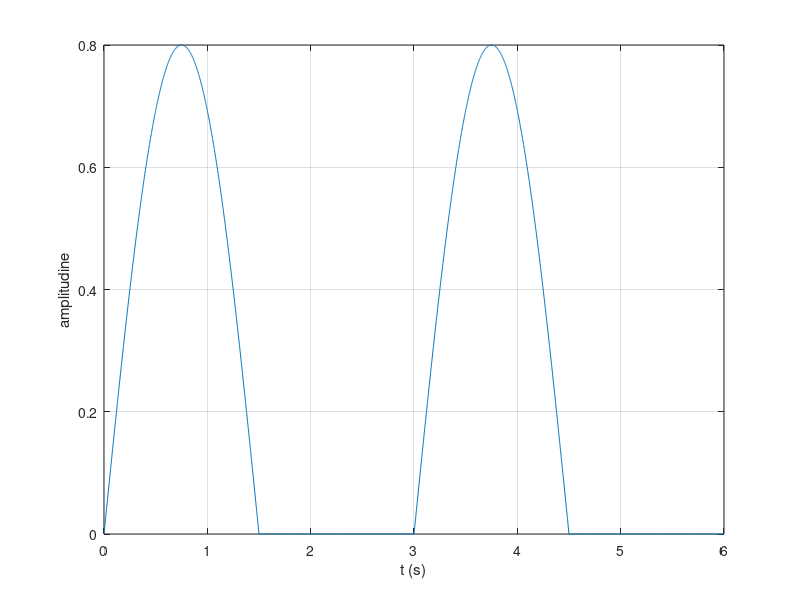
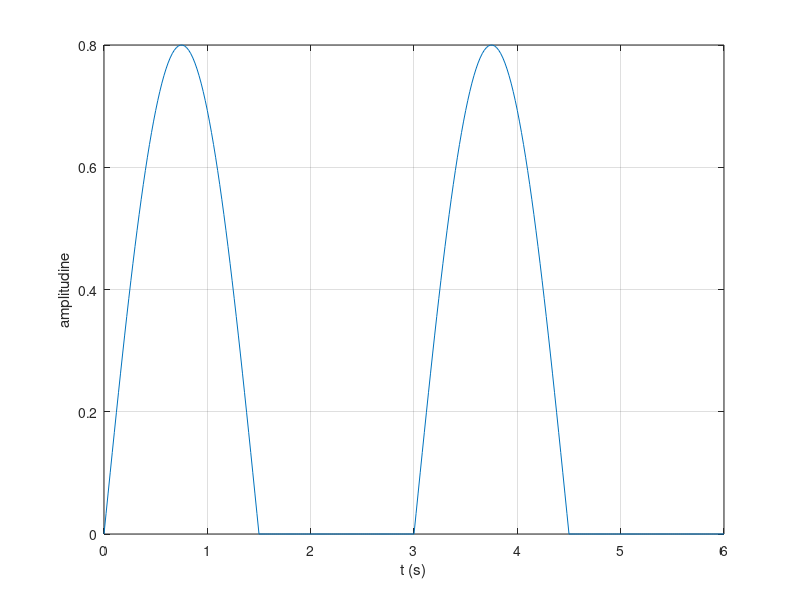
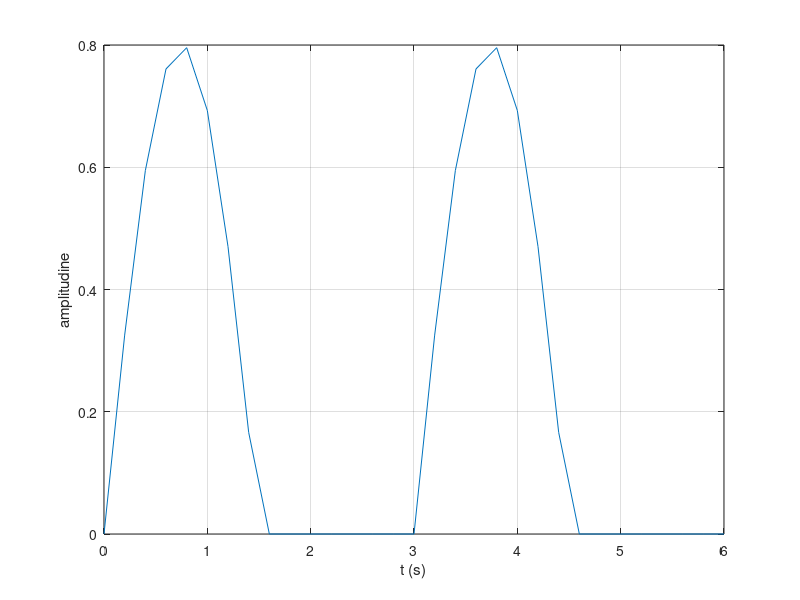

Write the MATLAB code that produced these figures, in order.
t = 0:0.002:6; %rezolutie de 2 ms
F=1/3;
g = @(t) 0.8*sin(2*pi*F.*t).*(sin(2*pi*F.*t)>=0) + 0*(sin(2*pi*F.*t)<0);  
%@(t) functie care arata cazurile in care daca sinusul este <0,devine 0, iar daca este
%>0 nu se schimba
figure(1)
plot(t, g(t)),xlabel('t (s)'), ylabel('amplitudine')
grid

t1 = 0:0.02:6; %rezolutie de 20 ms
F=1/3;
g = @(t1) 0.8*sin(2*pi*F.*t1).*(sin(2*pi*F.*t1)>=0) + 0*(sin(2*pi*F.*t1)<0);  
figure(2)
plot(t1, g(t1)),xlabel('t (s)'), ylabel('amplitudine')
grid

t2 = 0:0.2:6; %rezolutie de 200ms
F=1/3;
g = @(t2) 0.8*sin(2*pi*F.*t2).*(sin(2*pi*F.*t2)>=0) + 0*(sin(2*pi*F.*t2)<0);  

figure(3)
plot(t2, g(t2)),xlabel('t (s)'), ylabel('amplitudine')
grid